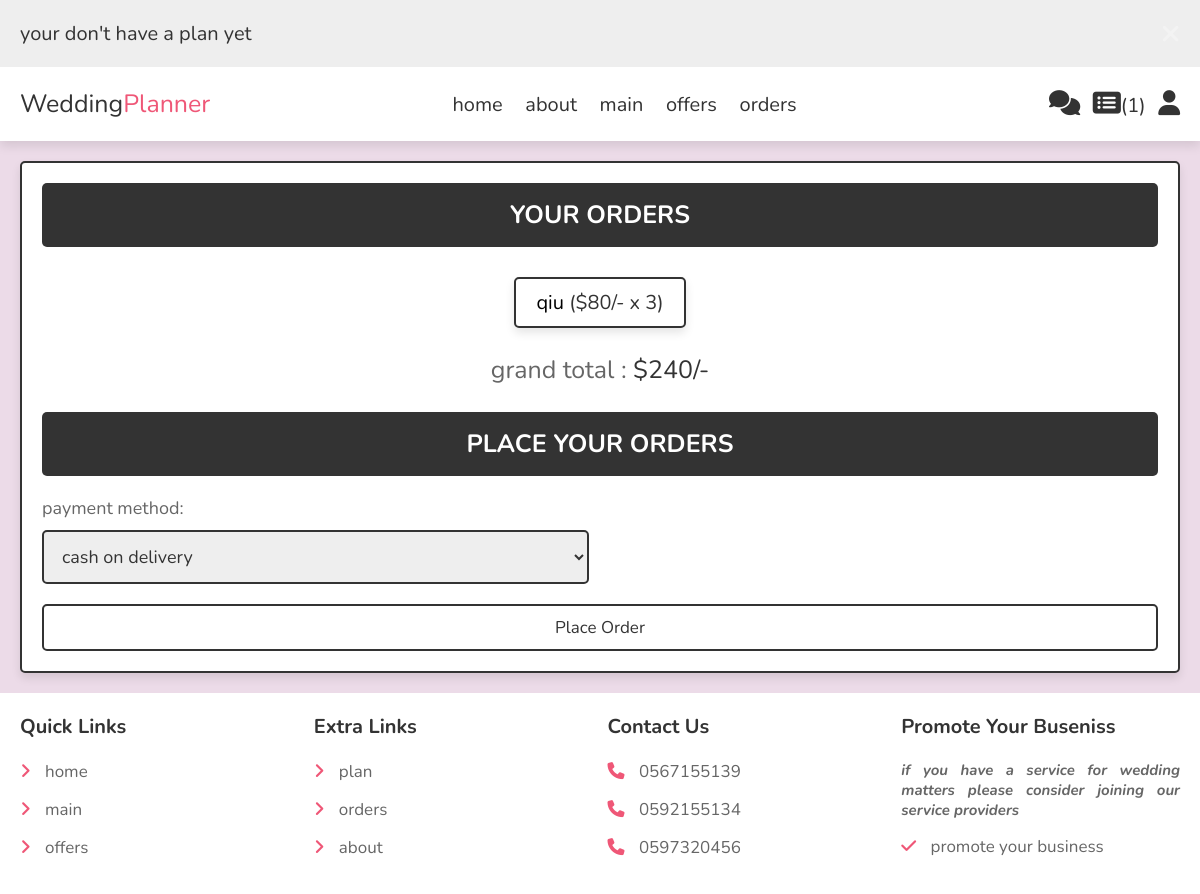
The app's page /checkout.php (signed in) with its own data.
### tables this page shows
CREATE TABLE `plan` (
  `id` int(100) NOT NULL,
  `user_id` int(100) NOT NULL,
  `offer_id` int(100) NOT NULL,
  `name` varchar(100) NOT NULL,
  `price` int(10) NOT NULL,
  `quantity` int(10) DEFAULT NULL,
  `image` varchar(100) NOT NULL,
  `day` date DEFAULT NULL,
  `start_time` int(2) DEFAULT NULL,
  `end_time` int(2) DEFAULT NULL
);

### checkout.php (the view, shortened to what this page needs)
<?php
include 'components/connect.php';
if(isset($_SESSION['user_id'])){
   $user_id = $_SESSION['user_id'];
}else{
   $user_id = '';
   header('location:login.php');
};
?>
<!DOCTYPE html>
<html lang="en">
<head>
   <link rel="stylesheet" href="https://cdnjs.cloudflare.com/ajax/libs/font-awesome/6.1.1/css/all.min.css">
   <link rel="stylesheet" href="style/style2.css">
</head>
<body>
<?php include 'components/header.php'; ?>
<section class="checkout-orders">
   <form action="" method="POST">
   <h3>your orders</h3>
      <div class="display-orders">
      <?php
         $grand_total = 0;
         $select_cart = $conn->prepare("SELECT * FROM `plan` WHERE user_id = ?");
         $select_cart->execute([$user_id]);
         if($select_cart->rowCount() > 0){
            while($fetch_cart = $select_cart->fetch(PDO::FETCH_ASSOC)){
               if($fetch_cart['quantity']== NULL){
                  $grand_total += ( $fetch_cart['price'] * ($fetch_cart['end_time'] - $fetch_cart['start_time']) );
               }
      ?>
         <p> <?= $fetch_cart['name']; ?> <span>(<?php
         if($fetch_cart['quantity']== NULL){ echo'$'.$fetch_cart['price'].'/- x '. ($fetch_cart['end_time'] - $fetch_cart['start_time']); }
         else echo'$'.$fetch_cart['price'].'/- x '. $fetch_cart['quantity']; ?>)</span> </p>
      <?php
            }
         }else{
            echo '<p class="empty">your cart is empty!</p>';
         }
      ?>
         <div class="grand-total">grand total : <span>$<?= $grand_total; ?>/-</span></div>
      </div>
      <h3>place your orders</h3>
      <div class="flex">
         <div class="inputBox">
            <span>payment method: </span>
            <select name="method" class="box" required>
               <option value="cash on delivery">cash on delivery</option>
            </select>
         </div>
      </div>
      <input type="submit" name="order" class="btn <?= ($grand_total > 1)?'':'disabled'; ?>" value="place order">
   </form>
</section>
<?php include 'components/footer.php'; ?>
</body>
</html>

### style/style2.css (style rules this page uses)
:root { --main-color:#ef5777; --orange:#f39c12; --red:#e74c3c; --black:#333; --white:#fff; --light-color:#666; --light-bg:#eee; --border:.2rem solid var(--black); --transparent-white:rgba(255,255,255,.3); --box-shadow:0 .5rem 1rem rgba(0,0,0,.1); }
* { font-family: 'Nunito', sans-serif; margin:0; padding:0; box-sizing: border-box; outline: none; border:none; text-decoration: none; }
html { font-size: 62.5%; overflow-x: hidden; }
body { background-color: #ecdbe8; }
section { padding:2rem; max-width: 1200px; margin:0 auto; }
.btn, .delete-btn, .option-btn { display: block; width: 100%; margin-top: 1rem; border-radius: .5rem; padding:1rem 3rem; font-size: 1.7rem; text-transform: capitalize; cursor: pointer; text-align: center; border:var(--border); background: var(--transparent-white); color:var(--black); }
.btn { background-color: var(--transparent-white); }
.display-orders { text-align: center; padding-bottom: 0; }
.display-orders p { display: inline-block; padding:1rem 2rem; margin:1rem .5rem; font-size: 2rem; text-align: center; border:var(--border); background-color: var(--white); box-shadow: var(--box-shadow); border-radius: .5rem; }
.display-orders p span { color:var(--black); }
.display-orders .grand-total { margin-top: 1.5rem; margin-bottom: 2.5rem; font-size: 2.5rem; color:var(--light-color); }
.display-orders .grand-total span { color:var(--black); }
.checkout-orders form { padding:2rem; border:var(--border); background-color: var(--white); box-shadow: var(--box-shadow); border-radius: .5rem; }
.checkout-orders form h3 { border-radius: .5rem; background-color: var(--black); color:var(--white); padding:1.5rem 1rem; text-align: center; text-transform: uppercase; margin-bottom: 2rem; font-size: 2.5rem; }
.checkout-orders form .flex { display: flex; flex-wrap: wrap; gap:1.5rem; justify-content: space-between; }
.checkout-orders form .flex .inputBox { width: 49%; }
.checkout-orders form .flex .inputBox .box { width: 100%; border:var(--border); border-radius: .5rem; font-size: 1.8rem; color:var(--black); padding:1.2rem 1.4rem; margin:1rem 0; background-color: var(--light-bg); }
.checkout-orders form .flex .inputBox span { font-size: 1.8rem; color:var(--light-color); }

### records on screen
plan: name "qiu", price "80", $fetch_cart['end_time'] - $fetch_cart['start_time'] "3"

### other values on screen
$message "your don't have a plan yet"
$total_cart_counts "1"
$grand_total "240"
